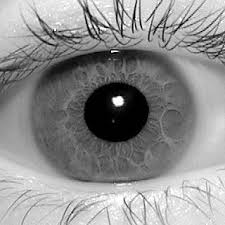
#> input picture 001/L/1.jpg, 225 x 225 px, found by its file name; its folder holds only this picture in this run
$ python iris_inner-puter.py
#> lines starting #> are read from the running program, lines starting #| are printed output that depends on the picture; after the words box and inside, x2 and y2 are one past the last pixel; in counts of white or black regions, pixels touching at a corner belong together
import cv2
import numpy as np
import os

directory = os.listdir(os.getcwd() + '/001/L/')
num_of_file = len(directory)
for file in directory:
    print(file)
file_name = input("Filename with extension: ")
#> the answer given: 001/L/1.jpg
path = os.getcwd() + '/001/L/%s' % (file_name)
image_read = cv2.imread(path)
#> image_read is the input picture: shape (225, 225, 3); min 0, max 255, mean 142.6
output = image_read.copy()
image_test = cv2.imread(path, cv2.IMREAD_GRAYSCALE)
#> image_test: shape (225, 225); min 0, max 255, mean 142.6
image_test = cv2.GaussianBlur(image_test, (7, 7), 1)
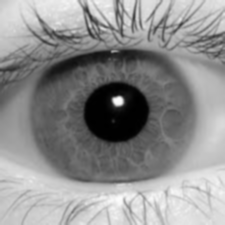
#> image_test: shape (225, 225); min 0, max 253, mean 142.6
image_test = cv2.Canny(image_test, 20, 70, apertureSize=3)
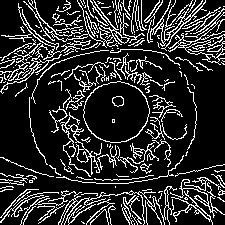
#> image_test: shape (225, 225); 17.9% white in thin lines or dots
cv2.imshow("canny outer", image_test)

hough_circle = cv2.HoughCircles(image_test, cv2.HOUGH_GRADIENT, 1.3, 800)
#> hough_circle = [[112.4, 112.4, 82.29]]
if hough_circle is not None:
    hough_circle = np.round(hough_circle[0, :]).astype("int")
#> hough_circle = [[112, 112, 82]]
    for (x, y, radius) in hough_circle:
        cv2.circle(output, (x, y), radius, (255, 0, 0), 4)
#> this loop made 1 pass
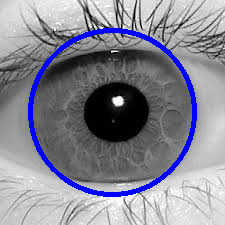
#> output: shape (225, 225, 3); 5.05% of pixels changed, all inside (x1, y1, x2, y2) = (28, 28, 197, 197)

image_test = cv2.imread(path, cv2.IMREAD_GRAYSCALE)
image_test = cv2.GaussianBlur(image_test, (7, 7), 1)
image_test = cv2.Canny(image_test, 100, 120, apertureSize=3)
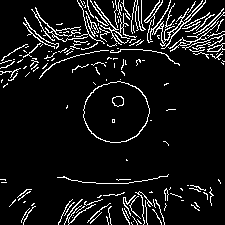
#> image_test: shape (225, 225); 8.5% white in thin lines or dots
cv2.imshow("canny-2", image_test)

circles = cv2.HoughCircles(image_test, cv2.HOUGH_GRADIENT, 1, 800, param1=50, param2=20, minRadius=0, maxRadius=60)
#> circles = [[115.5, 111.5, 31.5]]
circles = np.round(circles[0, :]).astype('int')
#> circles = [[116, 112, 32]]

for (x, y, r) in circles:
    cv2.circle(output, (x, y), r, (0, 255, 0), 2)
    cv2.rectangle(output, (x - 2, y - 2), (x + 2, y + 2), (0, 128, 255), -1)
#> this loop made 1 pass
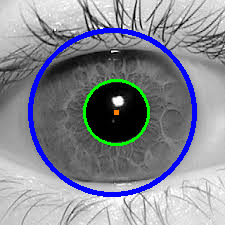
#> output: shape (225, 225, 3); 1.25% of pixels changed, all inside (x1, y1, x2, y2) = (83, 79, 150, 146)

cv2.imshow('detected circles', output)
cv2.waitKey(0)

$ run again, on 001/L/2.jpg
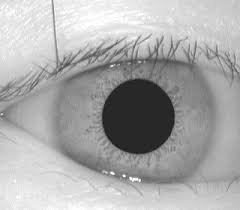
#> input picture 001/L/2.jpg, 240 x 210 px, found by its file name
#> image_read is the input picture: shape (210, 240, 3); min 21, max 255, mean 170.4
#> `image_test = cv2.Canny(image_test, 20, 70, apertureSize=3)`:
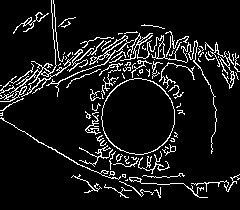
#> image_test: shape (210, 240); 9.1% white in thin lines or dots
#> `hough_circle = cv2.HoughCircles(image_test, cv2.HOUGH_GRADIENT, 1.3, 8..`: hough_circle = [[151.4, 112.4, 65]]
#> `hough_circle = np.round(hough_circle[0, :]).astype("int")`: hough_circle = [[151, 112, 65]]
#> the loop `for (x, y, radius) in hough_circle:` made 1 pass
#> `circles = cv2.HoughCircles(image_test, cv2.HOUGH_GRADIENT, 1, 800, par..`: circles = [[138.5, 115.5, 37.2]]
#> `circles = np.round(circles[0, :]).astype('int')`: circles = [[138, 116, 37]]
#> the loop `for (x, y, r) in circles:` made 1 pass
#> after the loop `for (x, y, r) in circles:`:
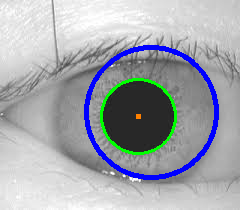
#> output: shape (210, 240, 3); mean B, G, R 173.5, 167, 163.5

$ run again, on 001/L/3.jpg
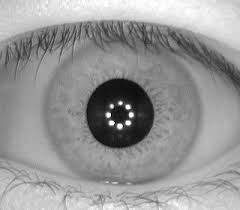
#> input picture 001/L/3.jpg, 240 x 210 px, found by its file name
#> image_read is the input picture: shape (210, 240, 3); min 0, max 255, mean 150.3
#> `image_test = cv2.Canny(image_test, 20, 70, apertureSize=3)`:
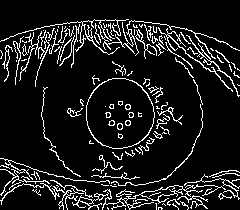
#> image_test: shape (210, 240); 10.9% white in thin lines or dots
#> `hough_circle = cv2.HoughCircles(image_test, cv2.HOUGH_GRADIENT, 1.3, 8..`: hough_circle = [[121.5, 108.5, 79.17]]
#> `hough_circle = np.round(hough_circle[0, :]).astype("int")`: hough_circle = [[122, 109, 79]]
#> the loop `for (x, y, radius) in hough_circle:` made 1 pass
#> `circles = cv2.HoughCircles(image_test, cv2.HOUGH_GRADIENT, 1, 800, par..`: circles = [[119.5, 111.5, 34.7]]
#> `circles = np.round(circles[0, :]).astype('int')`: circles = [[120, 112, 35]]
#> the loop `for (x, y, r) in circles:` made 1 pass
#> after the loop `for (x, y, r) in circles:`:
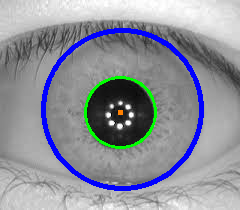
#> output: shape (210, 240, 3); mean B, G, R 154.9, 145.8, 142.5

$ run again, on 001/L/4.jpg
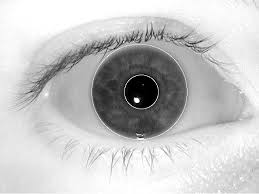
#> input picture 001/L/4.jpg, 259 x 194 px, found by its file name
#> image_read is the input picture: shape (194, 259, 3); min 0, max 255, mean 197.7
#> `image_test = cv2.Canny(image_test, 20, 70, apertureSize=3)`:
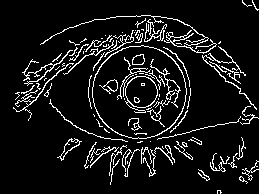
#> image_test: shape (194, 259); 8.8% white in thin lines or dots
#> `hough_circle = cv2.HoughCircles(image_test, cv2.HOUGH_GRADIENT, 1.3, 8..`: hough_circle = [[138.4, 91.65, 47.71]]
#> `hough_circle = np.round(hough_circle[0, :]).astype("int")`: hough_circle = [[138, 92, 48]]
#> the loop `for (x, y, radius) in hough_circle:` made 1 pass
#> `circles = cv2.HoughCircles(image_test, cv2.HOUGH_GRADIENT, 1, 800, par..`: circles = [[139.5, 91.5, 47.1]]
#> `circles = np.round(circles[0, :]).astype('int')`: circles = [[140, 92, 47]]
#> the loop `for (x, y, r) in circles:` made 1 pass
#> after the loop `for (x, y, r) in circles:`:
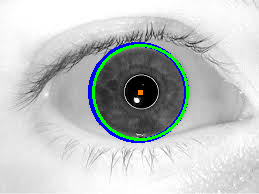
#> output: shape (194, 259, 3); mean B, G, R 196.7, 197.2, 192.8
